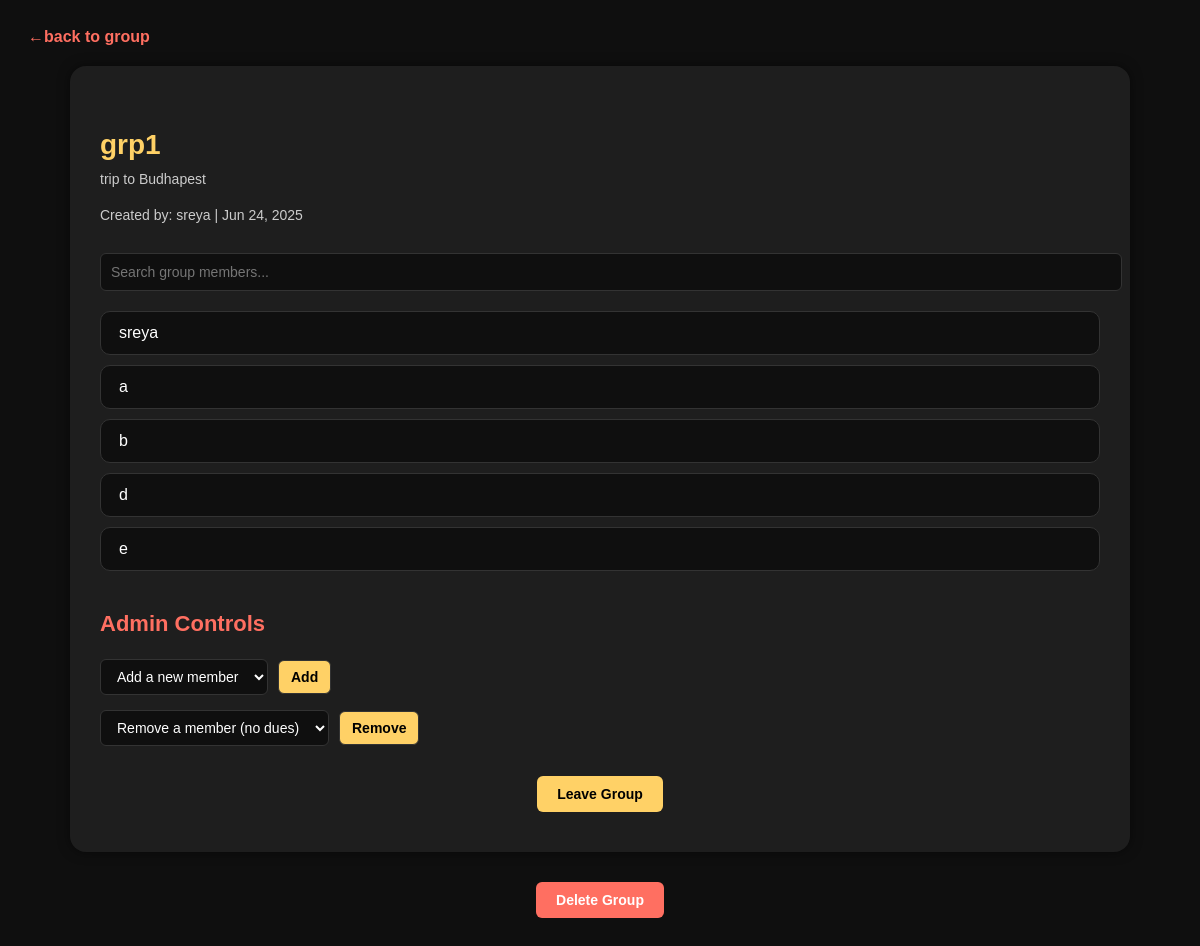
/groups/14/info/ (signed in), run on the app's committed database.
### core/models.py (models this page shows, shortened)
class Group(models.Model):
    title = models.CharField(max_length=255)
    description = models.TextField(blank=True)
    admin = models.ForeignKey(User, on_delete=models.CASCADE, related_name='admin_groups')
    created_at = models.DateTimeField(auto_now_add=True)

### core/views.py (the view)
# urls.py: path('groups/<int:group_id>/info/', views.group_info_view, name='group_info'),
@login_required
@never_cache
def group_info_view(request, group_id):
    group = get_object_or_404(Group, id=group_id)
    if not GroupMembers.objects.filter(grp_id=group, member_id=request.user).exists():
        return HttpResponseForbidden("You are not a member of this group.")
    is_admin = group.admin == request.user
    members = User.objects.filter(
        id__in=GroupMembers.objects.filter(grp_id=group).values_list('member_id', flat=True)
    )
    users_not_in_group = User.objects.exclude(id__in=members.values_list('id', flat=True))
    removable_members = []
    for member in members:
        owes = Payer.objects.filter(split_id__grp_id=group, payer_id=member, paid=False).exists()
        is_owed = Payer.objects.filter(
            split_id__grp_id=group, split_id__split_by=member, paid=False
        ).exclude(payer_id=member).exists()
        if not owes and not is_owed:
            removable_members.append(member)
    can_delete_group = True
    for member in members.exclude(id=group.admin.id):
        to_be_paid = Payer.objects.filter(
            split_id__grp_id=group,
            split_id__split_by=member,
            paid=False
        ).exclude(payer_id=member).exists()
        if to_be_paid:
            can_delete_group = False
            break
    context = {
        'group': group,
        'members': members,
        'is_admin': is_admin,
        'users_not_in_group': users_not_in_group,
        'removable_members': removable_members,
        'can_delete_group': can_delete_group,
    }
    return render(request, 'group_info.html', context)

### core/templates/group_info.html (shortened to what this page needs)
{% load static %}
<!DOCTYPE html>
<html lang="en">
<head>
</head>
<body>
    <div class="top-bar">
        <a href="{% url 'group_detail' group.id %}">←back to group</a>
    </div>
    <div class="container">
        <h2>{{ group.title }}</h2>
        {% if group.description %}
            <div class="meta">{{ group.description }}</div>
        {% endif %}
        <div class="meta">Created by: {{ group.admin.username }} | {{ group.created_at|date:"M d, Y" }}</div>
        <div class="search-box">
            <input type="text" class="search-input" placeholder="Search group members..." onkeyup="filterMembers(this.value)">
        </div>
        <ul class="member-list" id="memberList">
            {% for member in members %}
                <li class="member-item">{{ member.username }}</li>
            {% empty %}
                <li class="member-item">No members in this group.</li>
            {% endfor %}
        </ul>
        {% if is_admin %}
        <div class="admin-actions">
            <h3>Admin Controls</h3>
            <form method="POST" action="{% url 'add_member' group.id %}" class="form-inline">
                <select name="user_to_add" required>
                    <option value="">Add a new member</option>
                </select>
                <button type="submit">Add</button>
            </form>
            <form method="POST" action="{% url 'remove_member' group.id %}" class="form-inline">
                <select name="user_to_remove" required>
                    <option value="">Remove a member (no dues)</option>
                </select>
                <button type="submit">Remove</button>
            </form>
        </div>
        {% endif %}
        <div class="leave-btn">
            <form method="POST" action="{% url 'leave_group' group.id %}">
                <button type="submit">Leave Group</button>
            </form>
        </div>
    </div>
    {% if is_admin %}
    <form method="POST" action="{% url 'delete_group' group.id %}" onsubmit="return confirmDelete()" style="margin-top: 30px; text-align: center;" class="delete-btn">
        <button type="submit">Delete Group</button>
    </form>
    {% endif %}
</body>
</html>

### core/templates/group_info.html (style rules this page uses)
:root { --primary: #FF6F61; --primary-hover: #e85c50; --accent: #FFD166; --accent-hover: #f6c441; --bg-dark: #0f0f0f; --bg-card: #1e1e1e; --text: #ffffff; --text-muted: #cccccc; --border: #333333; }
body { background-color: var(--bg-dark); font-family: Arial, sans-serif; color: var(--text); padding: 20px; }
.top-bar { display: flex; justify-content: space-between; align-items: center; padding-bottom: 20px; }
.top-bar a { color: var(--primary); text-decoration: none; font-weight: bold; }
.container { max-width: 1000px; margin: 0 auto; background-color: var(--bg-card); padding: 40px 30px; border-radius: 16px; box-shadow: 0 0 12px rgba(0, 0, 0, 0.5); }
h2 { color: var(--accent); margin-bottom: 10px; font-size: 28px; }
.meta { font-size: 14px; color: var(--text-muted); margin-bottom: 20px; }
.search-box { margin: 30px 0 20px; }
.search-input { width: 100%; padding: 10px; border-radius: 6px; border: 1px solid var(--border); font-size: 14px; background: var(--bg-dark); color: var(--text); }
.member-list { list-style: none; padding: 0; margin-top: 20px; }
.member-item { background-color: var(--bg-dark); padding: 12px 18px; border-radius: 10px; margin-bottom: 10px; border: 1px solid var(--border); }
.admin-actions { margin-top: 40px; }
.admin-actions h3 { color: var(--primary); font-size: 22px; }
.form-inline { display: flex; align-items: center; gap: 10px; margin-top: 15px; }
select, button { padding: 8px 12px; border-radius: 6px; border: 1px solid var(--border); font-size: 14px; background-color: var(--bg-dark); color: var(--text); }
button { background-color: var(--accent); color: #000; font-weight: bold; cursor: pointer; }
.leave-btn { margin-top: 30px; text-align: center; }
.leave-btn button { background-color: var(--accent); color: #000; border: none; padding: 10px 20px; border-radius: 6px; font-weight: bold; }
.delete-btn button { background-color: var(--primary); color: white; font-weight: bold; padding: 10px 20px; border: none; border-radius: 6px; cursor: pointer; }

### data on the page
Group: title "grp1", description "trip to Budhapest", admin.username "sreya", created_at "Jun 24, 2025"

### other printed values
{{ member.username }} "sreya"
{{ member.username }} "a"
{{ member.username }} "b"
{{ member.username }} "d"
{{ member.username }} "e"
